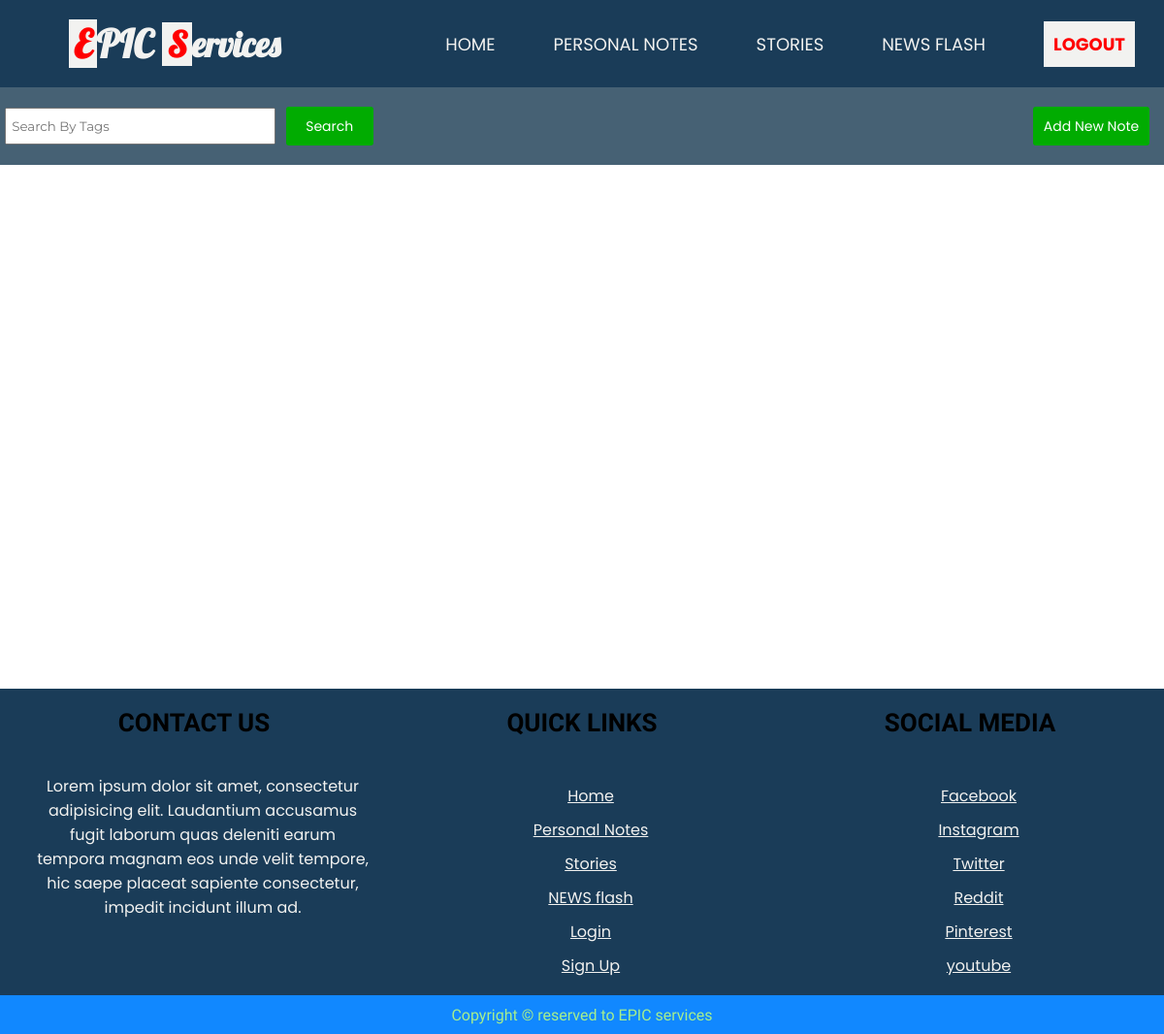
The page /notes/index.php (signed in) on the database as committed earlier.
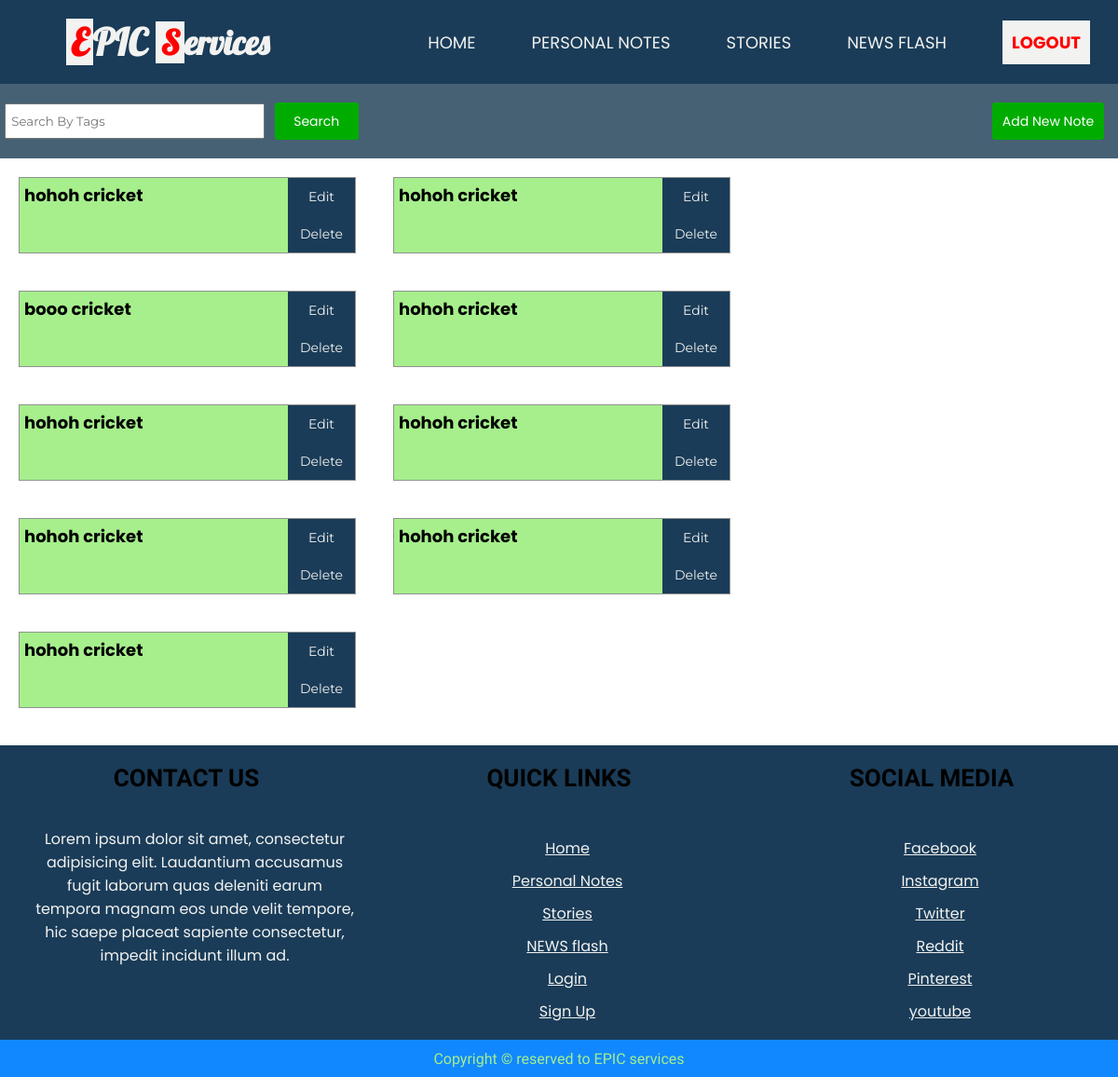
The same page on the database as committed later.
### tables this page shows
CREATE TABLE `notes` (
  `noteid` int(11) NOT NULL,
  `noteuser` varchar(15) DEFAULT NULL,
  `notetitle` text,
  `notedata` text,
  `notetags` text,
  `dttm` datetime DEFAULT NULL
);

### notes/index.php (the view, shortened to what this page needs)
<?php
	include("../public/top.php");
?>
<!DOCTYPE html>
<html lang="en">
<head>
	<link rel="stylesheet" href="styles/notes.css">
</head>
<body>
	<?php
		if (!isset($_SESSION['user'])){
			header("location: ../account/signin.php");
		} else {
	?>
	<section id="notesContainer">
		<?php
			include '../public/header.php';
		?>
		<section class="notes-container-main">
			<section class="notes-options">
				<section class="search-notes">
					<form method="get" action="">
						<input type="text" name="searchNote" placeholder="Search By Tags">
						<button type="submit" name="searchNoteBtn">Search</button>
					</form>
				</section>
				<a href="add.php" class="add-new">
					Add New Note
				</a>
			</section>
			<section class="nt-container">
				<?php
					$selectallnotes = "select * from notes";
					$res = mysqli_query($conn, $selectallnotes);
					$checkData = mysqli_num_rows($res);
					if ($checkData > 0){
						while($row = mysqli_fetch_array($res)) {
							$noteid = $row['noteid'];
							$notetitle = $row['notetitle'];
							$openPath = "href=open.php?noteid=$noteid";
							$editPath = "href=edit.php?noteid=$noteid";
							$deletePath = "href=delete.php?noteid=$noteid";
				?>
				<section class="note">
					<a <?= $openPath ?> class="note-link"><?= $notetitle ?></a>
					<section class="note-controls">
						<a <?= $editPath ?>>Edit</a>
						<a <?= $deletePath ?>>Delete</a>
					</section>
				</section>
				<?php
						}
					}
				?>
			</section>
		</section>
		<?php
			include '../public/footer.php';
		}
		?>
	</section>
</body>
</html>

### public/top.php (shortened to what this page needs)
<!DOCTYPE html>
<html lang="en">
<head>
    <?php
        $phpSelf = htmlentities($_SERVER['PHP_SELF'], ENT_QUOTES, "UTF-8");
        $path_parts = pathinfo($phpSelf);
        $split_url = explode('/', $path_parts['dirname']);
        $baseLevelIndex = 0;
        $folderCountRaw = count($split_url);
    	$folderCount = $folderCountRaw - $baseLevelIndex - 1;
        $upFolderPlaceholder='';
        for($i=0; $i<$folderCount; $i++){
            $upFolderPlaceholder.='../';
        }
    ?>

### public/header.php (shortened to what this page needs)
<?php
	include("top.php");
?>
<!DOCTYPE html>
<html>
<head>
	<link rel="stylesheet" type="text/css" <?php echo 'href="'. $upFolderPlaceholder . 'public/styles/header.css"'?>>
</head>
<body>
	<header id="header">
		<section class="logo"><span style="margin-right: 10px;font-size: 40px"><b style="color: red;background-color: rgb(242,242,240);">E</b>PIC</span> <b style="color: red;background-color: rgb(242,242,240);">S</b>ervices</section>
		<section class="navigation" id="nav">
			<a <?php echo 'href="'. $upFolderPlaceholder . 'index.php"'?>>Home</a>
			<a <?php echo 'href="'. $upFolderPlaceholder . 'notes/"'?>>Personal Notes</a>
			<a <?php echo 'href="'. $upFolderPlaceholder . 'stories/"'?>>Stories</a>
			<a <?php echo 'href="'. $upFolderPlaceholder . 'news/"'?>>News Flash</a>
			<?php if (!isset($_SESSION['user'])){ ?>
				<a <?php echo 'href="'. $upFolderPlaceholder . 'account/signin.php"'?> style="color: red; background-color: rgb(242,242,240);padding: 10px 10px 10px 10px;font-weight: bolder;">Login</a>
			<?php } else {?>
				<a <?php echo 'href="'. $upFolderPlaceholder . 'account/signout.php"'?> style="color: red; background-color: rgb(242,242,240);padding: 10px 10px 10px 10px;font-weight: bolder;">Logout</a>
			<?php } ?>
		</section>
	</header>
</body>
</html>

### public/footer.php (shortened to what this page needs)
<!DOCTYPE html>
<html lang="en">
<head>
	<link rel="stylesheet" type="text/css" <?php echo 'href="'. $upFolderPlaceholder . 'public/styles/footer.css"'?>>
</head>
<body>
	<footer class="f-main">
		<section class="footer-container">
			<section class="footer-main-header">
				Contact Us
			</section>
			<section class="footer-main-body">
				Lorem ipsum dolor sit amet, consectetur adipisicing elit. Laudantium accusamus fugit laborum quas deleniti earum tempora magnam eos unde velit tempore, hic saepe placeat sapiente consectetur, impedit incidunt illum ad.
			</section>
		</section>
		<section class="footer-container links">
			<section class="footer-main-header">
				Quick Links
			</section>
			<section class="footer-main-body">
				<a href="#">Home</a>
				<a href="#">Personal Notes</a>
				<a href="#">Stories</a>
				<a href="#">NEWS flash</a>
				<a href="#">Login</a>
				<a href="#">Sign Up</a>
			</section>
		</section>
		<section class="footer-container links">
			<section class="footer-main-header">
				Social Media
			</section>
			<section class="footer-main-body">
				<a href="#">Facebook</a>
				<a href="#">Instagram</a>
				<a href="#">Twitter</a>
				<a href="#">Reddit</a>
				<a href="#">Pinterest</a>
				<a href="#">youtube</a>
			</section>
		</section>
	</footer>
	<footer class="copyright">
		Copyright &copy; reserved to EPIC services
	</footer>
</body>
</html>

### notes/styles/notes.css (style rules this page uses)
#notesContainer { display: none; width: 100%; }
.notes-container-main { width: 100%; min-height: 600px; }
.notes-options { width: 100%; min-height: 80px; background-color: rgb(70, 97, 116); display: flex; justify-content: space-between; align-items: center; flex-wrap: wrap; }
.search-notes { width: 390px; height: 80px; }
.search-notes form { width: 100%; height: 100%; display: flex; justify-content: space-around; align-items: center; }
.search-notes input[type="text"] { padding-left: 5px; width: calc(70% - 5px); height: 40%; font-family: 'Montserrat', sans-serif; }
.search-notes button { width: 90px; height: 40px; border-radius: 3px; background-color: #01ac01; border: none; color: white; font-size: 14px; font-family: 'Poppins', sans-serif; }
.add-new { width: 120px; height: 40px; background-color: #01ac01; border-radius: 3px; font-size: 14px; font-family: 'Poppins', sans-serif; display: flex; justify-content: center; align-items: center; color: white; text-decoration: none; margin-right: 15px; }
.nt-container { width: 100%; display: flex; flex-wrap: wrap; }
.note { width: 30%; min-height: 80px; border: 1px solid #919191; margin: 20px; display: flex; }
.note-link { width: calc(80% - 10px); height: calc(100% - 10px); background-color: rgb(166,239,140); padding: 5px; font-size: 18px; color: black; font-weight: bold; text-decoration: none; font-family: 'Poppins', sans-serif; }
.note-controls { width: 20%; height: 100%; background-color: rgb(26, 60, 88); display: flex; flex-direction: column; }
.note-controls a { height: 50%; width: 100%; display: flex; justify-content: center; align-items: center; color: rgb(242,242,240); font-family: 'Montserrat', sans-serif; font-size: 14px; text-decoration: none; }

### public/styles/header.css (style rules this page uses)
body { margin: 0; padding: 0; }
header { width: 100%; height: 90px; background: rgb(26, 60, 88); transition: height 0.5s; }
.logo { width: 30%; height: 90px; display: flex; justify-content: center; align-items: center; font-size: 36px; font-family: monospace; font-weight: bolder; color: rgb(242,242,240); font-family: 'Lobster', cursive; float: left; }
.logo b { padding-left: 5px; padding-right: 5px; }
.navigation { width: 70%; height: 90px; display: flex; justify-content: flex-end; align-items: center; float: left; transition: opacity 1s; }
.navigation a { margin-left: 30px; margin-right: 30px; color:rgb(242,242,240); font-size: 18px; text-decoration: none; text-transform: uppercase; font-family: monospace; font-family: 'Poppins', sans-serif; }

### public/styles/footer.css (style rules this page uses)
footer.f-main { width: 100%; background-color: rgb(26, 60, 88); margin-top: 20px; display: flex; justify-content: space-around; flex-wrap: wrap; }
.footer-container { width: 30%; }
.footer-main-header { width: 100%; height: 70px; display: flex; justify-content: center; align-items: center; font-size: 26px; font-weight: bold; font-family: 'ZCOOL XiaoWei', serif; text-transform: uppercase; }
.footer-main-body { width: 95%; padding: 5%; font-family: 'Poppins', sans-serif; color: rgb(242,242,240); text-align: center; }
.footer-main-body a { display: block; color: rgb(242,242,240); margin-top: 10px; }
footer.copyright { width: 100%; height: 40px; background-color: #18f; display: flex; align-items: center; justify-content: center; font-family: 'ZCOOL XiaoWei', serif; color: rgb(166,239,140); }

Rows that differ between the two databases and show on the page:
added notes: notetitle "hohoh cricket"
added notes: notetitle "hohoh cricket"
added notes: notetitle "booo cricket"
added notes: notetitle "hohoh cricket"
added notes: notetitle "hohoh cricket"
added notes: notetitle "hohoh cricket"
added notes: notetitle "hohoh cricket"
added notes: notetitle "hohoh cricket"
added notes: notetitle "hohoh cricket"
